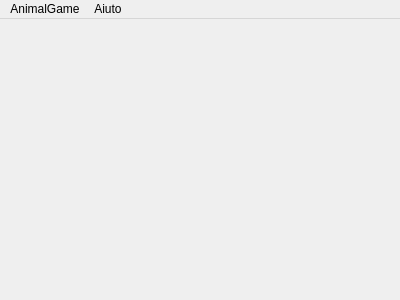
<?xml version="1.0" encoding="UTF-8"?>
<ui version="4.0">
 <class>MainWindow</class>
 <widget class="QMainWindow" name="MainWindow">
  <property name="geometry">
   <rect>
    <x>0</x>
    <y>0</y>
    <width>400</width>
    <height>300</height>
   </rect>
  </property>
  <property name="windowTitle">
   <string>MainWindow</string>
  </property>
  <widget class="QWidget" name="centralWidget"/>
  <widget class="QMenuBar" name="menuBar">
   <property name="geometry">
    <rect>
     <x>0</x>
     <y>0</y>
     <width>400</width>
     <height>20</height>
    </rect>
   </property>
   <property name="styleSheet">
    <string notr="true"/>
   </property>
   <property name="nativeMenuBar">
    <bool>false</bool>
   </property>
   <widget class="QMenu" name="menuAnimalGame">
    <property name="title">
     <string>AnimalGame</string>
    </property>
    <addaction name="actionNuova_Partita"/>
    <addaction name="actionEsci"/>
   </widget>
   <widget class="QMenu" name="menuAiuto">
    <property name="title">
     <string>Aiuto</string>
    </property>
    <addaction name="actionAbout"/>
   </widget>
   <addaction name="menuAnimalGame"/>
   <addaction name="menuAiuto"/>
  </widget>
  <action name="actionNuova_Partita">
   <property name="text">
    <string>Nuova Partita</string>
   </property>
  </action>
  <action name="actionEsci">
   <property name="text">
    <string>Esci</string>
   </property>
  </action>
  <action name="actionAbout">
   <property name="text">
    <string>Regole</string>
   </property>
  </action>
 </widget>
 <layoutdefault spacing="6" margin="11"/>
 <resources/>
 <connections/>
</ui>
